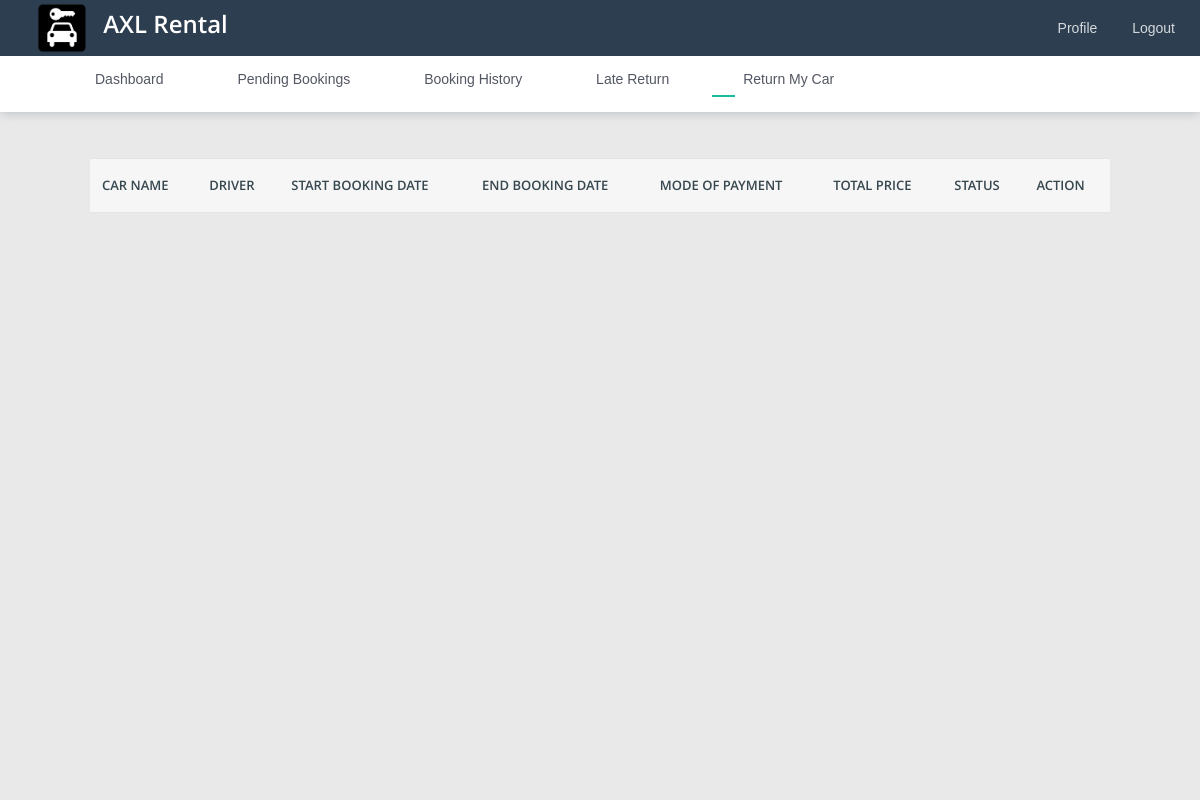
/current-booking (signed in), run on an earlier commit of the app's database.
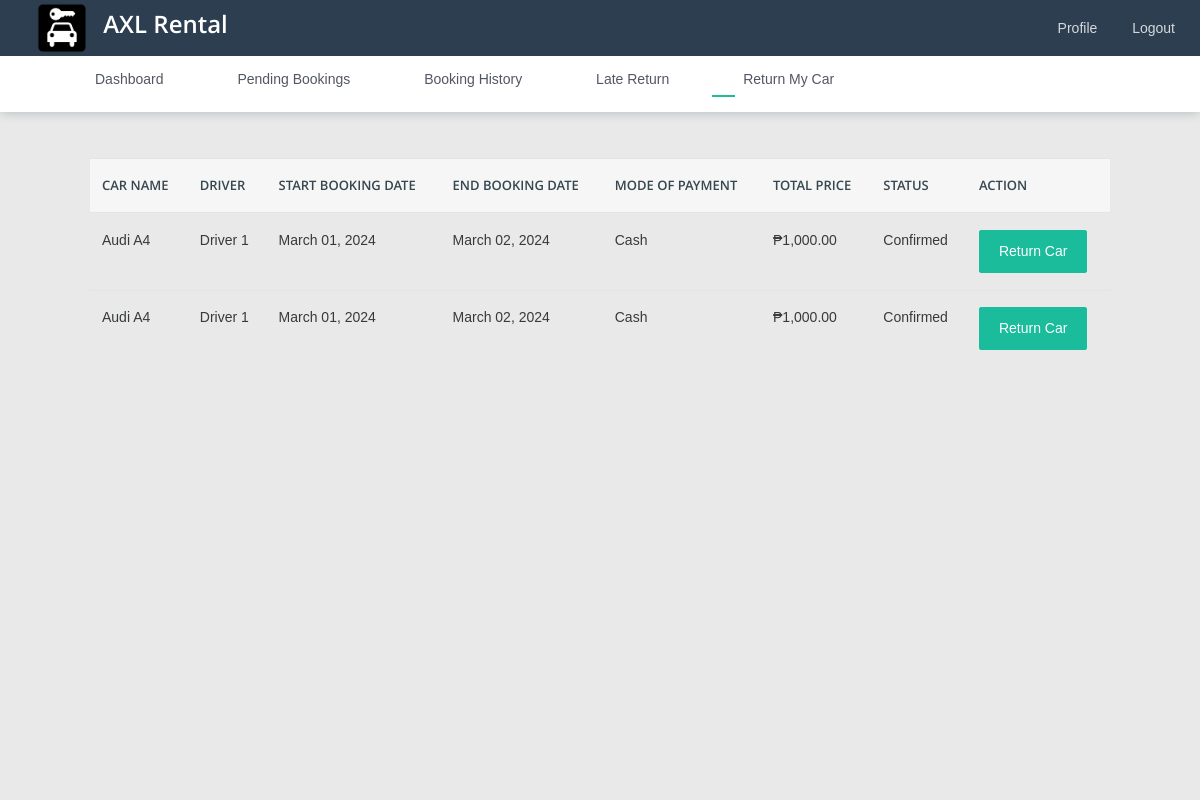
And on a later commit of the database.
### rental/models.py (models this page shows, shortened)
class Booking(models.Model):
    booking_id = models.UUIDField(primary_key=True, default=uuid.uuid4, editable=False)
    car = models.ForeignKey(Cars, on_delete=models.CASCADE, null=True, blank=True)
    customer = models.ForeignKey(Customer, on_delete=models.CASCADE, null=True, blank=True)
    driver = models.ForeignKey(Driver, on_delete=models.CASCADE, null=True, blank=True)
    booking_start_date = models.DateField()
    booking_end_date = models.DateField()
    booking_status = models.CharField(max_length=255, null=True, blank=True)
    reference_number = models.CharField(max_length=255, null=True, blank=True)
    reference_number_penalty = models.CharField(max_length=255, null=True, blank=True)
    customer_note = models.TextField(null=True, blank=True)
    customer_license_id = models.ImageField(upload_to='uploads/license', null=True, blank=True)
    customer_valid_id = models.ImageField(upload_to='uploads/valid_id', null=True, blank=True)
    toll_fee = models.IntegerField(default=1000 , null=True, blank=True)
    total_penalty = models.IntegerField(default=0, null=True, blank=True)
    booking_total_price = models.IntegerField(default=0, null=True, blank=True)
    is_pickup = models.BooleanField(default=False)
    is_cash = models.BooleanField(default=False)
    def price(self):
        if self.booking_total_price:
            total_amount = float(self.booking_total_price)
            total_amountstr = "{:,.2f}".format(total_amount)
            return total_amountstr
    def startdate(self):
        return self.booking_start_date.strftime("%B %d, %Y")
    def enddate(self):
        return self.booking_end_date.strftime("%B %d, %Y")

class Cars(models.Model):
    car_id = models.UUIDField(primary_key=True, default=uuid.uuid4, editable=False)
    car_name = models.CharField(max_length=255, null=True, blank=True)
    car_model = models.CharField(max_length=255, null=True, blank=True)
    car_license_plate = models.CharField(max_length=255, null=True, blank=True)
    car_price = models.IntegerField()
    car_color = models.CharField(max_length=255, null=True, blank=True)
    car_seater = models.IntegerField(null=True, blank=True)
    car_image = models.ImageField(upload_to='uploads/cars', null=True, blank=True)
    is_available = models.BooleanField(default=True)
    device_name = models.CharField(max_length=255, null=True, blank=True)
    class Meta:
        verbose_name_plural = 'Cars'

class Driver(models.Model):
    user = models.OneToOneField(CustomUser, on_delete=models.CASCADE, null=True, blank=True)
    driver_id = models.UUIDField(primary_key=True, default=uuid.uuid4, editable=False)
    driver_name = models.CharField(max_length=255, null=True, blank=True)
    driver_email = models.EmailField(max_length=255, null=True, blank=True)
    driver_phone = models.CharField(max_length=255, null=True, blank=True)
    driver_address = models.CharField(max_length=255, null=True, blank=True)
    driver_price = models.IntegerField(null=True, blank=True)
    driver_availability = models.BooleanField(default=True)
    driver_license_valid_id = models.ImageField(upload_to='uploads/license', null=True, blank=True)
    is_first_time = models.BooleanField(default=True)

### rental/views.py (the view)
# urls.py: path("current-booking", views.CurrentBooking, name="current-booking"),
@login_required(login_url='login')
def CurrentBooking(request):
    booking = Booking.objects.filter(booking_status="Confirmed")
    context = {'bookings': booking}
    return render(request, 'rental/customer/return_mycar.html', context)

### rental/templates/rental/customer/return_mycar.html (shortened to what this page needs)
{% extends 'rental/base.html' %}
{% load static %}
{% block content %}
<div class="card-body table-border-style">
    <div class="table-responsive">
        <table class="table">
            <thead>
                <tr>
                    <th>Car Name</th>
                    <th>Driver</th>
                    <th>Start Booking Date</th>
                    <th>End Booking Date</th>
                    <th>Mode of Payment</th>
                    <th>Total Price</th>
                    <th>Status</th>
                    <th>Action</th>
                </tr>
            </thead>
            <tbody>
                {% for booking in bookings %}
                <tr>
                    <td>{{booking.car.car_name}}</td>
                    {% if booking.driver %}
                        <td>{{booking.driver.driver_name | title}}</td>
                    {% else %}
                        <td>No Driver</td>
                    {% endif %}
                    <td>{{booking.startdate}}</td>
                    <td>{{booking.enddate}}</td>
                    {% if booking.is_cash %}
                        <td>Cash</td>
                    {% else %}
                        <td>Gcash</td>
                    {% endif %}
                    <td>₱{{booking.price}}</td>
                    <td>{{booking.booking_status}}</td>
                    <td>
                        <a class="btn  btn-primary" href="{% url 'return-car' booking.booking_id %}">Return Car</a>
                    </td>
                </tr>
                {% endfor %}
            </tbody>
        </table>
    </div>
</div>
{% endblock %}

### rental/templates/rental/base.html (shortened to what this page needs)
{% load static %}
{% load pwa %}
<!DOCTYPE html>
<html lang="en">
<head>
    <link rel="stylesheet" href="{% static 'assets2/css/plugins/prism-coy.css' %}">
    <link rel="stylesheet" href="{% static 'assets2/css/style.css' %}">
    <link
    rel="stylesheet"
    href="{% static 'assets1/css/bootstrap-datepicker.css' %}"
  />
  <link
    rel="stylesheet"
    href="{% static 'assets1/css/jquery.timepicker.css' %}"
  />
  <link href="https://api.mapbox.com/mapbox-gl-js/v3.2.0/mapbox-gl.css" rel="stylesheet">
</head>
<body>
    <nav class="pcoded-navbar theme-horizontal menu-light">
        <div class="navbar-wrapper container">
            <div class="navbar-content sidenav-horizontal" id="layout-sidenav">
                <ul class="nav pcoded-inner-navbar sidenav-inner">
                    {% if request.user.is_customer %}
                        {% if request.user.customer.is_first_time %}
                        {% else %}
                            <li class="nav-item">
                                <a href="{% url 'dashboard' %}" class="nav-link "><span class="pcoded-micon"><i class="feather icon-home"></i></span><span class="pcoded-mtext">Dashboard</span></a>
                            </li>
                            <li class="nav-item">
                                <a href="{% url 'pending-booking' %}" class="nav-link "><span class="pcoded-micon"><i class="feather icon-book"></i></span><span class="pcoded-mtext">Pending Bookings</span></a>
                            </li>
                            <li class="nav-item">
                                <a href="{% url 'booking-history' %}" class="nav-link "><span class="pcoded-micon"><i class="feather icon-bookmark"></i></span><span class="pcoded-mtext">Booking History</span></a>
                            </li>
                            <li class="nav-item">
                                <a href="{% url 'late-return' %}" class="nav-link "><span class="pcoded-micon"><i class="feather icon-info"></i></span><span class="pcoded-mtext">Late Return</span></a>
                            </li>
                            <li class="nav-item">
                                <a href="{% url 'current-booking' %}" class="nav-link "><span class="pcoded-micon"><i class="feather icon-check"></i></span><span class="pcoded-mtext">Return My Car</span></a>
                            </li>
                        {% endif %}
                    {% endif %}
                </ul>
            </div>
        </div>
    </nav>
    <header class="navbar pcoded-header navbar-expand-lg navbar-light header-dark">
        <div class="container">
            <div class="m-header">
                <a href="#!" class="b-brand">
                    <img src="{% static 'image/p.png' %}" alt="" class="logo" width="50" height="" style="margin-right: 1rem;">
                    <h4 style="color: white;">AXL Rental</h4>
                </a>
            </div>
        </div>
        <div class="collapse navbar-collapse">
            <ul class="navbar-nav ml-auto">
                <li>
                    <div class="dropdown drp-user">
                        {% if request.user.is_customer %}
                            <a href="{% url 'profile' %}" class="nav-link "><span class="pcoded-micon"><i class="feather icon-user"></i></span><span class="pcoded-mtext">Profile</span></a>
                        {% else %}
                            <a href="{% url 'driver-profile' %}" class="nav-link "><span class="pcoded-micon"><i class="feather icon-user"></i></span><span class="pcoded-mtext">Profile</span></a>
                        {% endif %}
                    </div>
                </li>
                <li>
                    <div class="dropdown drp-user">
                        <a href="{% url 'logout' %}" class="nav-link "><span class="pcoded-micon"><i class="feather icon-log-out"></i></span><span class="pcoded-mtext">Logout</span></a>
                    </div>
                </li>
            </ul>
        </div>
    </header>
    <div class="pcoded-main-container">
        <div class="pcoded-wrapper container">
            <div class="pcoded-content">
                {% block content %}
                {% endblock %}
            </div>
        </div>
    </div>
</body>
</html>

What changed in the data, as far as the page shows it:
added Booking: car.car_name "Audi A4", driver.driver_name "Driver 1", startdate "March 01, 2024", enddate "March 02, 2024", is_cash "Cash", price "1,000.00", booking_status "Confirmed"
added Booking: car.car_name "Audi A4", driver.driver_name "Driver 1", startdate "March 01, 2024", enddate "March 02, 2024", is_cash "Cash", price "1,000.00", booking_status "Confirmed"
